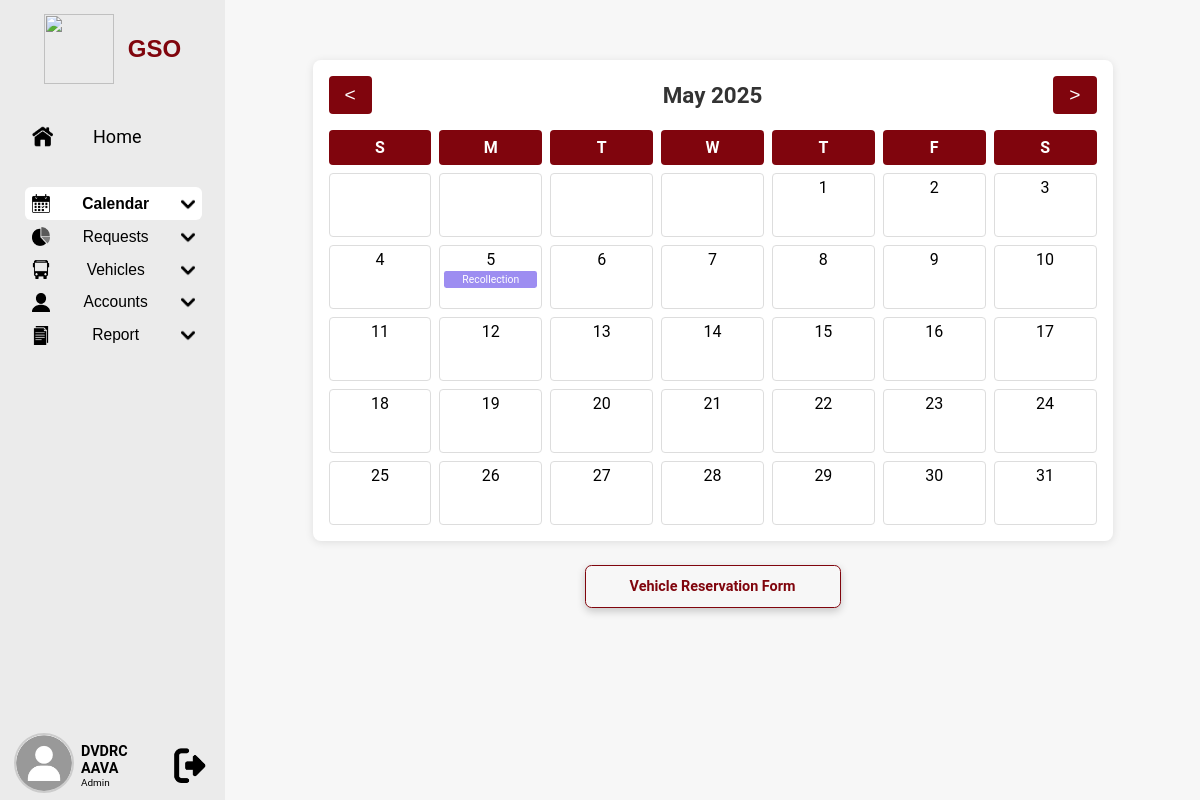
Before: /GSO.php?vsch=a (signed in) with the older database file.
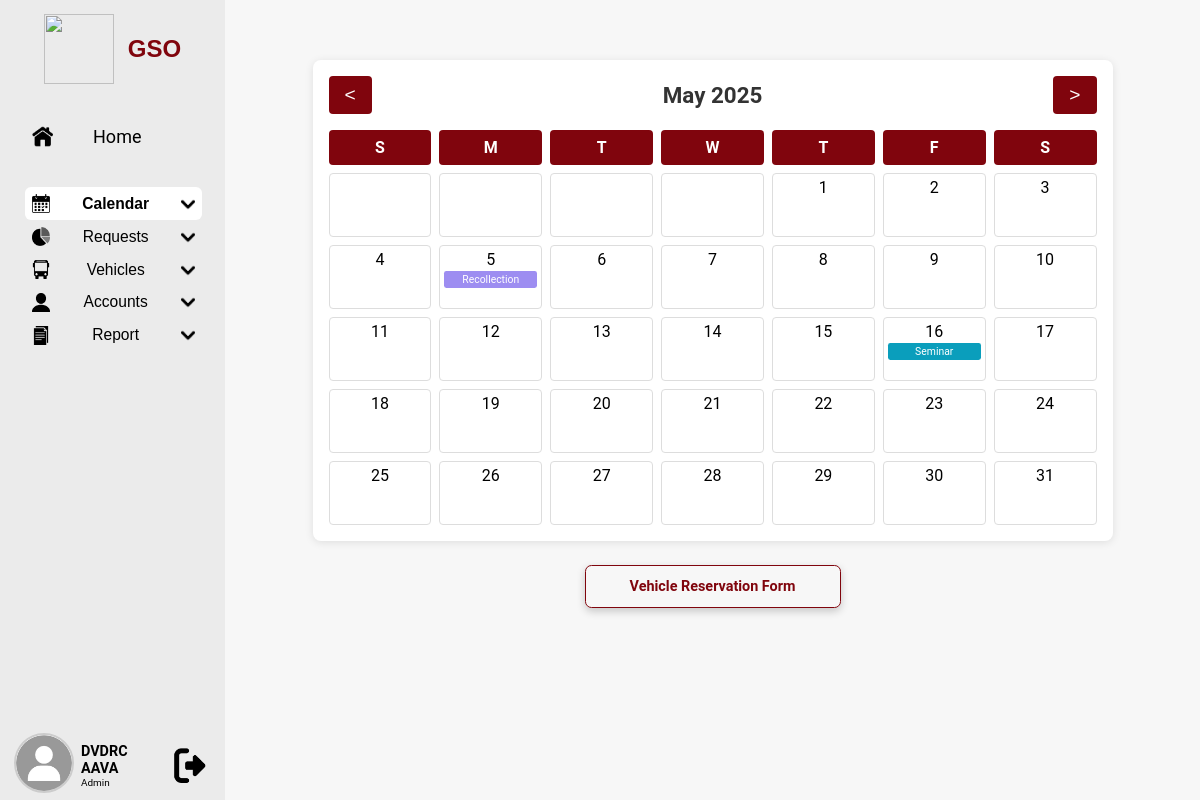
After: the same page with the newer database file.
### tables this page shows
CREATE TABLE `vrftb` (
  `id` varchar(20) NOT NULL,
  `name` varchar(50) DEFAULT NULL,
  `department` varchar(50) DEFAULT NULL,
  `activity` varchar(50) DEFAULT NULL,
  `purpose` varchar(20) DEFAULT NULL,
  `date_filed` date DEFAULT NULL,
  `budget_no` varchar(10) DEFAULT NULL,
  `vehicle` varchar(50) DEFAULT NULL,
  `driver` varchar(50) DEFAULT NULL,
  `destination` varchar(255) DEFAULT NULL,
  `departure` datetime DEFAULT NULL,
  `passenger_count` int(10) DEFAULT NULL,
  `passenger_attachment` varchar(255) DEFAULT NULL,
  `transportation_cost` varchar(255) DEFAULT NULL,
  `total_cost` decimal(10,2) DEFAULT 0.00,
  `letter_attachment` varchar(255) DEFAULT NULL,
  `created_at` timestamp NOT NULL DEFAULT current_timestamp(),
  `updated_at` timestamp NOT NULL DEFAULT current_timestamp() ON UPDATE current_timestamp(),
  `gsoassistant_status` enum('Pending','Seen','Rejected','Approved') DEFAULT 'Pending',
  `immediatehead_status` enum('Pending','Seen','Rejected','Approved') DEFAULT 'Pending',
  `gsodirector_status` enum('Pending','Seen','Rejected','Approved') DEFAULT 'Pending',
  `accounting_status` enum('Pending','Seen','Rejected','Approved') DEFAULT 'Pending',
  PRIMARY KEY (`id`)
);

### calendar.php (the view, shortened to what this page needs)
<?php
include('config.php');
if (isset($_GET['month']) && isset($_GET['year'])) {
    $currentMonth = $_GET['month'];
    $currentYear = $_GET['year'];
} else {
    $currentMonth = date('m');
    $currentYear = date('Y');
}
$sql = "SELECT * FROM vrftb WHERE YEAR(departure) = ? AND MONTH(departure) = ? AND gsodirector_status = 'Approved' ORDER BY departure";
$stmt = $conn->prepare($sql);
$stmt->bind_param("ii", $currentYear, $currentMonth);
$stmt->execute();
$result = $stmt->get_result();
$events = [];
if ($result->num_rows > 0) {
    while ($row = $result->fetch_assoc()) {
        $events[] = $row;
    }
}
function generateColorFromString($string) {
    $hash = md5($string);
    $color = substr($hash, 0, 6);
    return '#' . $color;
}
?>
<!DOCTYPE html>
<html lang="en">
<head>
</head>
<body>
<div class="calendar-container">
    <div class="nav-buttons">
        <a href="?vsch=a&month=<?php echo ($currentMonth - 1 == 0) ? 12 : $currentMonth - 1; ?>&year=<?php echo ($currentMonth == 1) ? $currentYear - 1 : $currentYear; ?>">
            <button>&lt;</button>
        </a>
        <span><?php echo date('F', strtotime("{$currentYear}-{$currentMonth}-01")) . " " . $currentYear; ?></span>
        <a href="?vsch=a&month=<?php echo ($currentMonth + 1 == 13) ? 1 : $currentMonth + 1; ?>&year=<?php echo ($currentMonth == 12) ? $currentYear + 1 : $currentYear; ?>">
            <button>&gt;</button>
        </a>
    </div>
    <div class="calendar">
        <div class="calendar-header">S</div>
        <div class="calendar-header">M</div>
        <div class="calendar-header">T</div>
        <div class="calendar-header">W</div>
        <div class="calendar-header">T</div>
        <div class="calendar-header">F</div>
        <div class="calendar-header">S</div>
        <?php
        $firstDayOfMonth = mktime(0, 0, 0, $currentMonth, 1, $currentYear);
        $daysInMonth = date('t', $firstDayOfMonth);
        $dayOfWeek = date('w', $firstDayOfMonth);
        for ($i = 0; $i < $dayOfWeek; $i++) {
            echo "<div class='calendar-day'></div>";
        }
        for ($day = 1; $day <= $daysInMonth; $day++) {
            echo "<div class='calendar-day'>";
            echo $day;
            $eventsOnDay = array_filter($events, function($event) use ($day, $currentMonth, $currentYear) {
                return date('j', strtotime($event['departure'])) == $day &&
                       date('n', strtotime($event['departure'])) == $currentMonth &&
                       date('Y', strtotime($event['departure'])) == $currentYear;
            });
            foreach ($eventsOnDay as $event) {
                $color = generateColorFromString($event['activity']);
                echo "<a href='#'
                          class='event'
                          title='{$event['activity']}'
                          data-name='{$event['name']}'
                          data-id='{$event['id']}'
                          data-activity='{$event['activity']}'
                          data-department='{$event['department']}'
                          data-purpose='{$event['purpose']}'
                          data-date_filed='{$event['date_filed']}'
                          data-budget_no='{$event['budget_no']}'
                          data-driver='{$event['driver']}'
                          data-vehicle='{$event['vehicle']}'
                          data-destination='{$event['destination']}'
                          data-departure='{$event['departure']}'
                          data-passenger_count='{$event['passenger_count']}'
                          data-passenger_attachment='{$event['passenger_attachment']}'
                          data-letter_attachment='{$event['letter_attachment']}'
                          style='background-color: $color'>
                         {$event['activity']}
                     </a>";
            }
            echo "</div>";
        }
        ?>
    </div>
</div>
<div class="center-container">
    <li>
        <a href="GSO.php?vres=a" class="request-btn-callendar">Vehicle Reservation Form</a>
    </li>
</div>
</body>
</html>

Changed rows visible on the page:
added vrftb: activity "Seminar"
